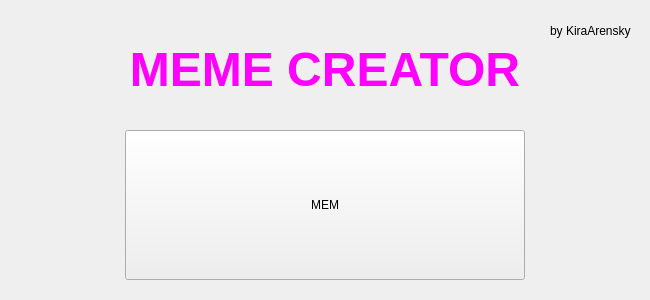
<?xml version="1.0" encoding="UTF-8"?>
<ui version="4.0">
 <class>Form</class>
 <widget class="QWidget" name="Form">
  <property name="geometry">
   <rect>
    <x>0</x>
    <y>0</y>
    <width>650</width>
    <height>300</height>
   </rect>
  </property>
  <property name="minimumSize">
   <size>
    <width>650</width>
    <height>300</height>
   </size>
  </property>
  <property name="maximumSize">
   <size>
    <width>650</width>
    <height>300</height>
   </size>
  </property>
  <property name="windowTitle">
   <string>memcreator</string>
  </property>
  <widget class="QLabel" name="label">
   <property name="geometry">
    <rect>
     <x>50</x>
     <y>20</y>
     <width>550</width>
     <height>100</height>
    </rect>
   </property>
   <property name="text">
    <string notr="true">&lt;html&gt;&lt;head/&gt;&lt;body&gt;&lt;p align=&quot;center&quot;&gt;&lt;span style=&quot; font-size:36pt; font-weight:600; color:#ff00ff;&quot;&gt;MEME CREATOR&lt;/span&gt;&lt;/p&gt;&lt;/body&gt;&lt;/html&gt;</string>
   </property>
   <property name="textFormat">
    <enum>Qt::AutoText</enum>
   </property>
   <property name="alignment">
    <set>Qt::AlignCenter</set>
   </property>
   <property name="wordWrap">
    <bool>true</bool>
   </property>
  </widget>
  <widget class="QPushButton" name="pushButton">
   <property name="geometry">
    <rect>
     <x>125</x>
     <y>130</y>
     <width>400</width>
     <height>150</height>
    </rect>
   </property>
   <property name="text">
    <string>МЕМ</string>
   </property>
  </widget>
  <widget class="QLabel" name="label_2">
   <property name="geometry">
    <rect>
     <x>550</x>
     <y>20</y>
     <width>91</width>
     <height>21</height>
    </rect>
   </property>
   <property name="text">
    <string>by KiraArensky</string>
   </property>
  </widget>
 </widget>
 <resources/>
 <connections/>
</ui>
